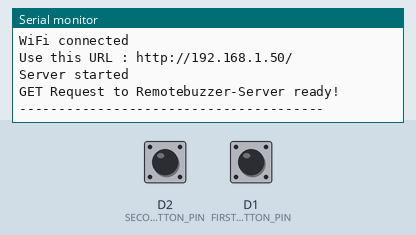
Simulated run of this sketch. Board: ESP8266 (NodeMCU). Shown: the last lines printed to the serial monitor. The inputs (shaded band) are chosen by the test bench; at power-on: D2 (SECOND_BUTTON_PIN) HIGH, D1 (FIRST_BUTTON_PIN) HIGH. WiFi joins after 1.5 s; servers stay silent unless stated.

Above: at 3.2 s.
3.3 s: D2 (SECOND_BUTTON_PIN) pulled LOW for 0.15 s
At 4.7 s:
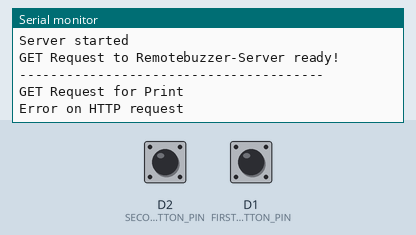
5.2 s: D1 (FIRST_BUTTON_PIN) pulled LOW for 0.15 s
At 5.57 s:
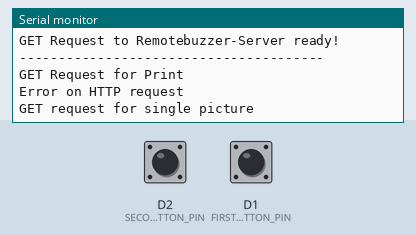
6.9 s: D1 (FIRST_BUTTON_PIN) pulled LOW for 3.2 s
At 10.31 s:
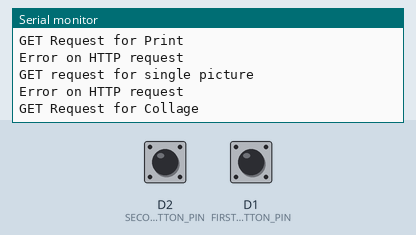

Measured:
- after the input at 3.3 s, the serial monitor: prints a new line after 0.22 s (image 1)
- after the input at 5.2 s, the serial monitor: prints a new line after 0.22 s (image 2)
- after the input at 6.9 s, the serial monitor: prints a new line after 3.3 s (image 3)

The sketch:

esp32-esp8266-wifi-buzzer.ino
```cpp
/*
 *  WIFI BUZZER for Photobooth
 *  Author https://github.com/flacoonb
 */

#include <OneButton.h>

#if defined(ESP32)
// ESP32 includes
#include <WiFi.h>
#include <WebServer.h>
#include <HTTPClient.h>
#include <esp_wifi.h>

#else
// ESP8266 includes
#include <ESP8266WiFi.h>
#include <WiFiClient.h>
#include <ESP8266WebServer.h>
#include <ESP8266HTTPClient.h>
#endif

#if SOFTWARE_SERIAL_AVAILABLE
#include <SoftwareSerial.h>
#endif

// Button PIN
#define FIRST_BUTTON_PIN D1
#define SECOND_BUTTON_PIN D2

// WIFI Connection
const char * ssid = "Your SSID";
const char * password = "Your WIFI Password";

// Define WIFI-IP and Gateway
#if defined(ESP32)
WebServer server(80);
#else
ESP8266WebServer server(80);
#endif
// Static IP of ESP8266 or ESP32
IPAddress ip(192, 168, 1, 100);
// Gateway (typically your router)
IPAddress gateway(192, 168, 1, 1);
// Photobooth remotebuzzer server IP
const char *photoboothIP = "192.168.1.50";
// Photobooth remotebuzzer server port
const int photoboothPort = 14711;

WiFiClient client;
HTTPClient http;

// OneButton
OneButton firstButton;
OneButton secondButton;

void setup(void) {
  delay(500);
  Serial.begin(115200);
  Serial.print(F("Setting up static IP: "));
  Serial.println(ip);

  // Connect to Wi-Fi
  Serial.println();
  Serial.println();
  Serial.print("Connecting to ");
  Serial.println(ssid);

  WiFi.mode(WIFI_STA);
  WiFi.config(ip, gateway, IPAddress(255, 255, 255, 0));
  WiFi.begin(ssid, password);

  while (WiFi.status() != WL_CONNECTED) {
    delay(500);
    Serial.print(".");
  }

  // Print connection details
  Serial.println("");
  Serial.println("WiFi connected");
  Serial.print("Use this URL : ");
  Serial.print("http://");
  Serial.print(WiFi.localIP());
  Serial.println("/");

#if defined(ESP32)
    // Disable Wi-Fi sleep on ESP32
    esp_wifi_set_ps(WIFI_PS_NONE);
#else
    // Disable Wi-Fi sleep on ESP8266
    WiFi.setSleep(false);
#endif

  // Enable auto-reconnect and persistent settings
  WiFi.setAutoReconnect(true);
  WiFi.persistent(true);

  // Start the server
  server.begin();
  Serial.println("Server started");

  Serial.println(F("GET Request to Remotebuzzer-Server ready!"));
  Serial.println(F("---------------------------------------"));

  // Button click event configuration
  firstButton.setup(
    FIRST_BUTTON_PIN,   // Input pin for the button
    INPUT_PULLUP, // INPUT and enable the internal pull-up resistor
    true          // Button is active LOW
  );
  // Trigger long press after 1500ms
  firstButton.setPressMs(1500);
  firstButton.attachLongPressStop(collageAction);
  firstButton.attachClick(pictureAction);

  secondButton.setup(
    SECOND_BUTTON_PIN,   // Input pin for the button
    INPUT_PULLUP, // INPUT and enable the internal pull-up resistor
    true          // Button is active LOW
  );
  // Trigger long press after 1500ms
  secondButton.setPressMs(1500);
  secondButton.attachClick(printAction);
}

void loop(void) {
  firstButton.tick();
  secondButton.tick();
  delay(10);
}

void pictureAction() {
  Serial.println(F("GET request for single picture"));

  String url = String("http://") + photoboothIP + ":" + photoboothPort + "/commands/start-picture";
  http.begin(client, url);

  int httpCode = http.GET();

  if (httpCode > 0) {
    String payload = http.getString();
    Serial.println(httpCode);
    Serial.println(payload);
  } else {
    Serial.println("Error on HTTP request");
  }

  http.end();
}

void collageAction() {
  Serial.println(F("GET Request for Collage"));

  String url = String("http://") + photoboothIP + ":" + photoboothPort + "/commands/start-collage";
  http.begin(client, url);

  int httpCode = http.GET();

  if (httpCode > 0) {
    String payload = http.getString();
    Serial.println(httpCode);
    Serial.println(payload);
  } else {
    Serial.println("Error on HTTP request");
  }

  http.end();
}

void printAction() {
  Serial.println(F("GET Request for Print"));

  String url = String("http://") + photoboothIP + ":" + photoboothPort + "/commands/start-print";
  http.begin(client, url);

  int httpCode = http.GET();

  if (httpCode > 0) {
    String payload = http.getString();
    Serial.println(httpCode);
    Serial.println(payload);
  } else {
    Serial.println("Error on HTTP request");
  }

  http.end();
}
```
